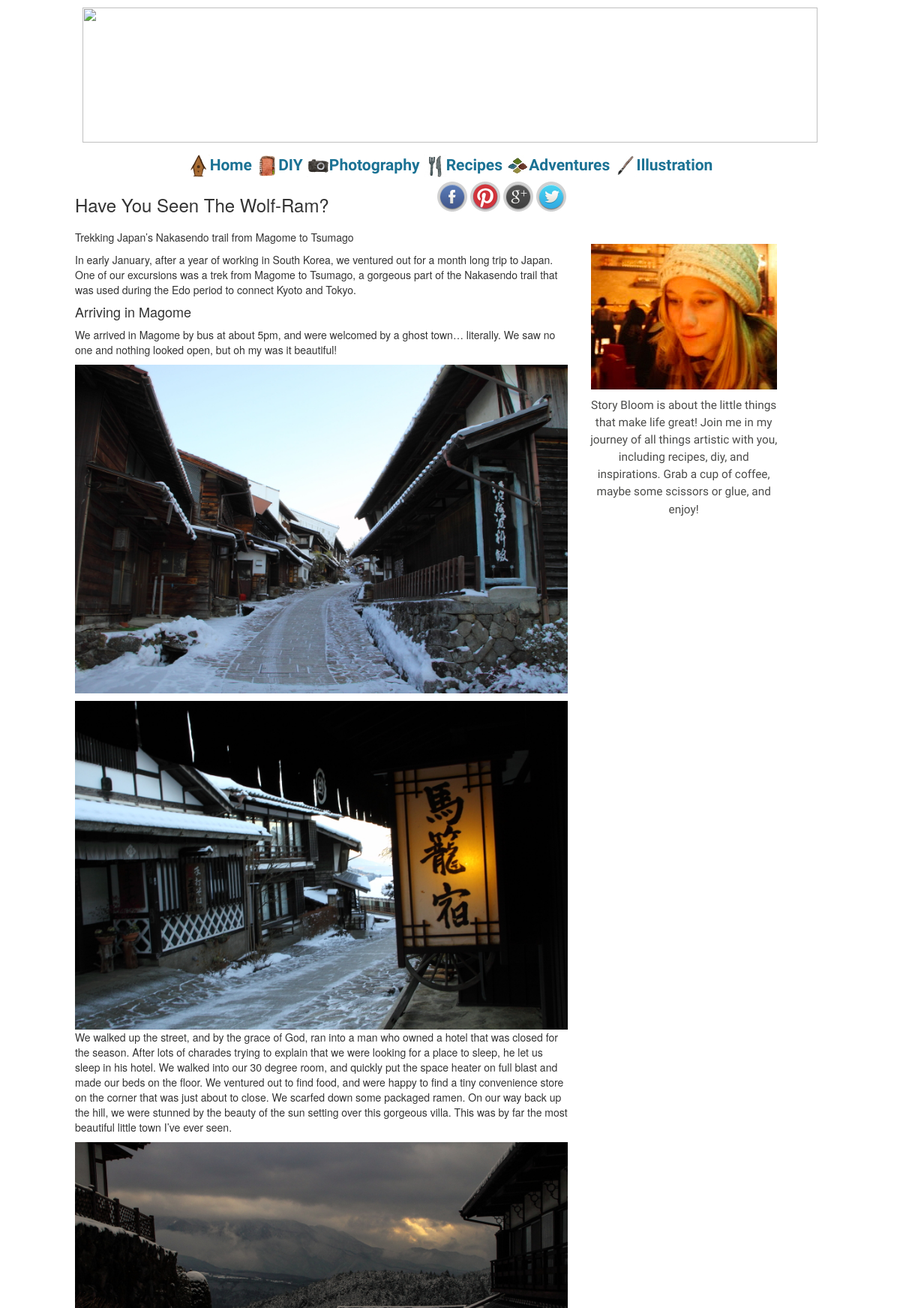
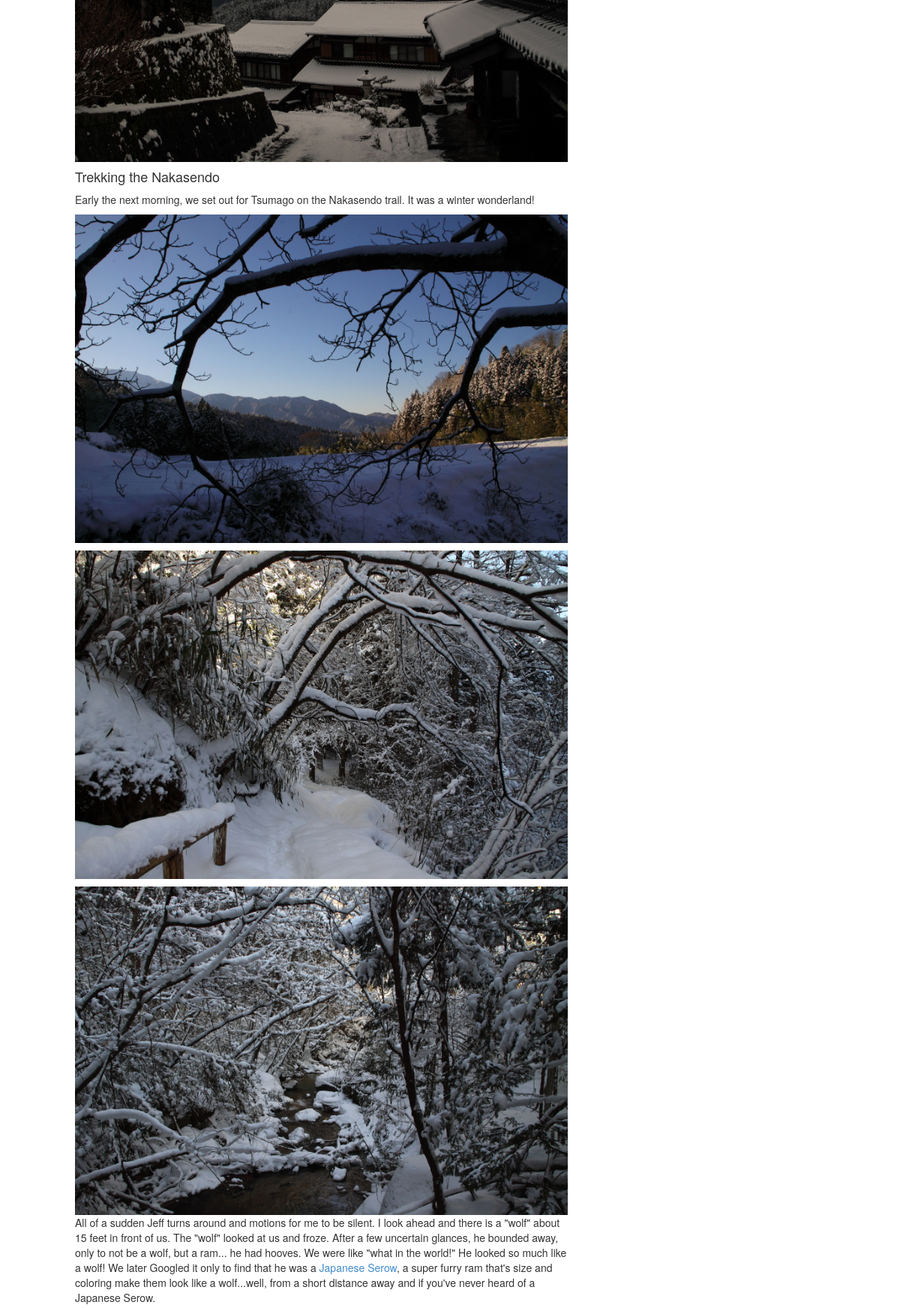
The app's page /b/8/8/ (upper part) with its own data (2 pictures, top to bottom).
### blogs/models.py (models this page shows, shortened)
class Category(models.Model):
    name       = models.CharField('Name', max_length=50)
    short_desc = models.CharField('Short Description', max_length=100)
    long_desc  = models.CharField('Long Description', max_length=400)
    image_url  = models.CharField('Image URL', max_length=100)
    class Meta:
        verbose_name_plural="Categories"

class Post(models.Model):
    title         = models.CharField('Title', max_length=50)
    image_url     = models.CharField('Image URL', max_length=100)
    keywords      = models.CharField('Keywords', max_length=50)
    category      = models.ForeignKey(Category)
    short_desc    = models.CharField('Short Description', max_length=100)
    long_desc     = models.CharField('Long Description', max_length=400)
    author        = models.CharField('Author', max_length=50)
    pub_date      = models.DateTimeField('Date Published')
    post          = models.TextField('Post')
    class Meta:
        ordering = ['-pub_date']

### blogs/views.py (the view)
# urls.py: url(r'^(?P<category_id>\d)/(?P<post_id>\d)/$', views.get_post, name='post'),
def get_post(request, category_id, post_id):
    context = {
        'categories': Category.objects.all(),
        'post': Post.objects.get(id=post_id)
    }
    return render(request, 'blogs/post.html', context)

### storybloom/templates/blogs/post.html (shortened to what this page needs)
{% load staticfiles %}
<!DOCTYPE html>
<html>
	{% include "blogs/site-header.html" %}
	<body>
		{% include "blogs/nav-bar.html" %}
		<link type="text/css" rel="stylesheet" href="{% static 'css/blogs/post.css' %}">
		<main class="l-global-width">
			<div class="row">
				<div class="col-sm-8">
					<div class="post">
						<header class="post-header clearfix">
							<div id="socialshare" class="pull-right"></div>
							<h3>
								{{post.title}}
							</h3>
						</header>
						<div class="post-content">
							<p>
								{{post.post|safe}}
							</p>
						</div>
					</div>
				</div>
				<div class="col-sm-4">
					<div class="profile">
						<div class="profile-img">
						<a href="about.html"><img class="img-responsive" src="/static/images/profile.jpg" title="About"></a>
						</div>
						<div class="profile-blurb">
							Story Bloom is about the little things that make life great! Join me in my journey
							of all things artistic with you, including recipes, diy, and inspirations. Grab a
							cup of coffee, maybe some scissors or glue, and enjoy!
						</div>
					</div>
				</div>
			</div>
		</main>
	</body>
</html>

### storybloom/templates/blogs/nav-bar.html (shortened to what this page needs)
{% load staticfiles %}
<header class="siteheader l-global-width">
   <a href="/"><img class="siteheader-image" src="../../../static/images/banner3.png">
      </a>
</header>
<span class="full-nav">
<nav class="clearfix">
  <ul class="clearfix">
    <li>
      <a href="/"><img src="{% static 'images/home.jpg' %}">Home</a>
    </li>
    {% for category in categories %}
      <li>
        <a  href="/b/{{category.id}}" title="{{category.name}}"><img src="../../../static/images/{{category.image_url}}"><span>{{category.name}}</span></a>
      </li>
    {% endfor %}
  </ul>
</nav>
</span>

### storybloom/static/css/blogs/post.css (style rules this page uses)
.post { margin: 0 auto; }
.profile { padding-top: 85px; max-width: 250px; }
.profile-blurb { font-size: 1.1em; line-height: 1.5em; font-family: 'Indie Flower'; text-align: center; padding: 10px 0px 0px 0px; color: #4C4C4A; }

### storybloom/static/css/blogs/base.css (style rules this page uses)
body, main { padding: 0; margin: 0; }

### storybloom/static/css/blogs/layout.css (style rules this page uses)
.l-global-width { width: 95%; max-width: 1000px; margin-right: auto; margin-left: auto; }

### storybloom/static/css/blogs/siteheader.css (style rules this page uses)
.siteheader { height: 200px; padding: 10px; }
.siteheader-image { width: 100%; height: 100%; background-position-x: 50%; background-position-y: 50%; background-size: 68%; background-repeat: no-repeat; }

### storybloom/static/css/blogs/navbar.css (style rules this page uses)
nav { height: 40px; width: 100%; background: #ffffff; font-size: 1.5em; font-weight: bold; font-family: 'Indie Flower'; position: relative; }
nav ul { padding: 0; margin: 0 auto; height: 40px; text-align: center; }
nav li { display: inline; }
.clearfix:before, .clearfix:after { content: " "; display: table; }
.clearfix:after { clear: both; }
.clearfix { *zoom: 1; }
nav li { width: auto; }
nav a { color: #1B7294; display: inline-block; text-align: center; text-decoration: none; line-height: 40px; }

### storybloom/static/css/blogs/index.css (style rules this page uses)
.profile { padding-top: 75px; }
.profile-img .img-responsive { margin: 0 auto; }
.profile-blurb { font-size: 1.1em; line-height: 1.5em; font-family: 'Indie Flower'; text-align: center; padding: 10px 0px 0px 0px; color: #4C4C4A; }

### records on screen
Category: image_url (picture), name "DIY"
Category: image_url (picture), name "Photography"
Category: image_url (picture), name "Recipes"
Category: image_url (picture), name "Adventures"
Category: image_url (picture), name "Illustration"
Post: title "Have You Seen The Wolf-Ram?", post "Trekking Japan’s Nakasendo trail from Magome to Tsumago In early January, after a year of working in South Korea, we ventured out for a month long trip to Japan. One of our excursions was a trek from Magome to Tsumago, a gorgeous part of the Nakasendo trail that was used during the Edo period to connect Kyoto and Tokyo. Arriving in Magome We arrived in Magome by bus at about 5pm, and were welcomed by a ghost town… literally. We saw no one and nothing looked open, but oh my was it beautiful! We walked up the street, and by the grace of God, ran into a man who owned a hotel that was closed for the season. After lots of charades trying to explain that we were looking for a place to sleep, he…", post (picture)
